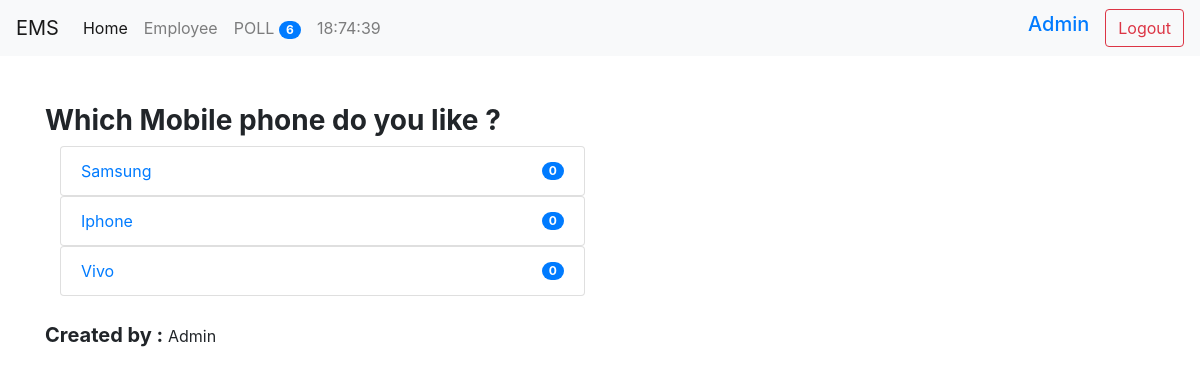
Screenshot of /polls/7/details/ (signed in) with the database file from the repository.
### poll/models.py (models this page shows, shortened)
class ObjectTracking(models.Model):
    created_at = models.DateTimeField(auto_now_add=True)
    updated_at = models.DateTimeField(auto_now=True)
    class Meta:
        abstract = True
        ordering = ('-created_at',)

class Question(ObjectTracking):
    title = models.TextField(null=True, blank=True)
    status = models.CharField(default="inactive", max_length=10)
    created_by = models.ForeignKey(User, null=True, blank=True, on_delete=models.CASCADE)
    tags = models.ManyToManyField(Tag)
    @property
    def choices(self):
        return self.choice_set.all()

class Choice(models.Model):
    question = models.ForeignKey('poll.Question', on_delete=models.CASCADE)
    text = models.TextField(null=True, blank=True)
    created_at = models.DateTimeField(auto_now_add=True)
    updated_at = models.DateTimeField(auto_now=True)
    @property
    def votes(self):
        return self.answer_set.count()

### poll/views.py (the view)
# urls.py: path('<int:id>/details/', employee_details, name="Employee_details"),
@login_required(login_url='/login/')
def details(request, id=None):
    context = {}
    try:
        question = Question.objects.get(id=id)
    except:
        raise Http404
    context['question'] = question
    return render(request, 'polls/details.html', context)

### poll/context_processors.py (called while the page is built)
def polls_count(request):
    count = Question.objects.count()
    return {"polls_count": count}

def current_time(request):
    now = datetime.now()
    hour = now.strftime("%H")
    min = now.strftime("%M")
    sec = now.strftime("%S")
    myTime = now.strftime(f"{int(hour)+5}:{int(min)+30}:{sec}")
    print(myTime)
    return {"current_time": myTime}

### poll/templatetags/poll_extras.py (called while the page is built)
def upper(value, n):
    return value.upper()[0:n]

### ems/templates/polls/details.html
{% extends 'base.html' %}
{% block content %}
<h3><b>{{question.title}}</b></h3>
<div class="col-sm-6">
    {% for choice in question.choices %}
    <ul class="list-group">
        <a href="/polls/{{question.id}}">
            <li class="list-group-item d-flex justify-content-between align-items-center text-primary">
                {{choice.text}}
                <span class="badge badge-primary badge-pill">{{choice.votes}}</span>
            </li>
        </a>
    </ul>
    {% empty %}
    <li class="list-group-item">There is no choice in this question</li>
    {% endfor %}
</div>
<br><b style="font-size: 20px">Created by : </b>{{question.created_by.first_name}}
{% endblock content %}

### ems/templates/header.html (shortened to what this page needs)
{% load poll_extras %}
<nav class="navbar navbar-expand-lg navbar-light bg-light">
  <a class="navbar-brand" href="#">EMS</a>
  <div class="collapse navbar-collapse" id="navbarSupportedContent">
    <ul class="navbar-nav mr-auto">
      <li class="nav-item active">
        <a class="nav-link" href="/">Home <span class="sr-only">(current)</span></a>
      </li>
      <li class="nav-item">
        <a class="nav-link" href="{%url 'Employee_list'%}">{{"employee" | capfirst}}</a>
      </li>
      <li class="nav-item">
        <a class="nav-link" href="{%url 'Polls_list'%}">{{"Poll" | upper:None}}
          <span class="badge badge-primary badge-pill">{{polls_count}}</span></a>
      </li>
      <li class="nav-item">
          <span class="nav-link">{{current_time}}</span>
      </li>
    </ul>
    {% if user.is_authenticated %}
    <form class="form-inline my-2 my-lg-0" method="POST" action="/logout/">
      <h5 class="mx-3"><a href="/profile">{{request.user.first_name}}</a></h5>
      <input type="submit" class="btn btn-outline-danger" value="Logout">
    </form>
    {% endif %}
  </div>
</nav>

### rows the page displays
Question: title "Which Mobile phone do you like ?", created_by.first_name "Admin"
Choice: text "Samsung", votes "0"
Choice: text "Iphone", votes "0"
Choice: text "Vivo", votes "0"

### other values shown
{{ "employee" | capfirst }} "Employee"
{{ "Poll" | upper:None }} "POLL"
{{ polls_count }} "6"
{{ request.user.first_name }} "Admin"
